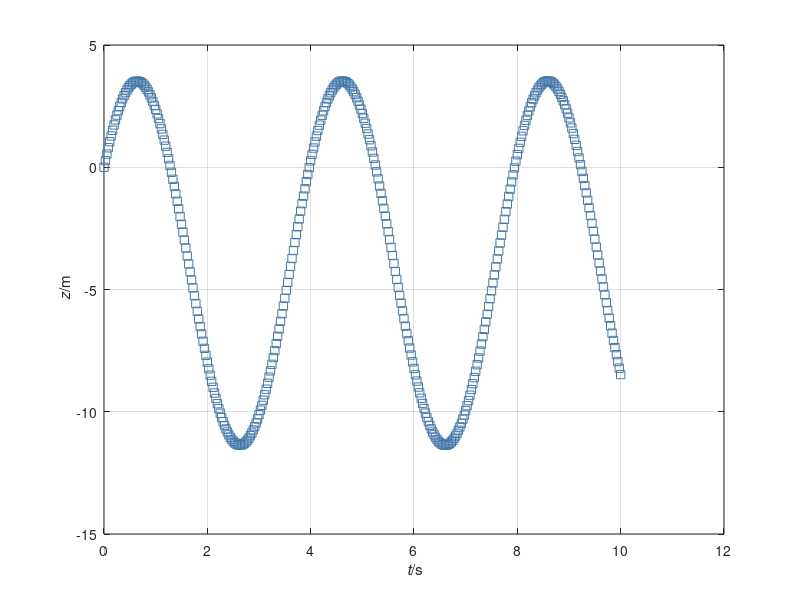

MATLAB code to generate this figure:
%%% Simulation of two bodies connected by Hookean material in 2D
%% Coordinates (t, x, z)

%% Constants
ma = 2;	  % kg: mass object a
g = 9.8;  % N/kg: gravitational acceleration
k = 5;	  % N/m: spring constant

%% Initial conditions
t = 0;	       % s: initial time
ra = 0;  % m: initial position object a
va = 10;  % m/s: initial velocity object a

%% Boundary conditions
Ga = -ma * g;  % N: gravity supply object a
rb = 0; % m: point of attachment

%% Parameters for time loop
t1 = 10;	      % s: final time
dt = 0.0001;  % s: time step %@

%% Plotting
dtplot = t1/360;  % time interval between plots
tplot = dtplot;	  % time for next plot
figure
plot(t, ra, 's', 'color', '#4477AA')
hold on; grid on
xlabel('{\it t}/s'); ylabel('{\it z}/m') %@

%% Numerical time integration
while t < t1
  %% constitutive relations
  Pa = ma * va;
  Fa = -k * (ra - rb);

  %% balance laws
  t = t + dt;
  Pa = Pa + (Fa + Ga) * dt;
  ra = ra + va * dt;

  %% constitutive relations
  va = Pa / ma; %@

  %% plot
  if t > tplot
    plot(t, ra, 's', 'color', '#4477AA')
    pause(0)
    tplot = tplot + dtplot;
  end %@
end
